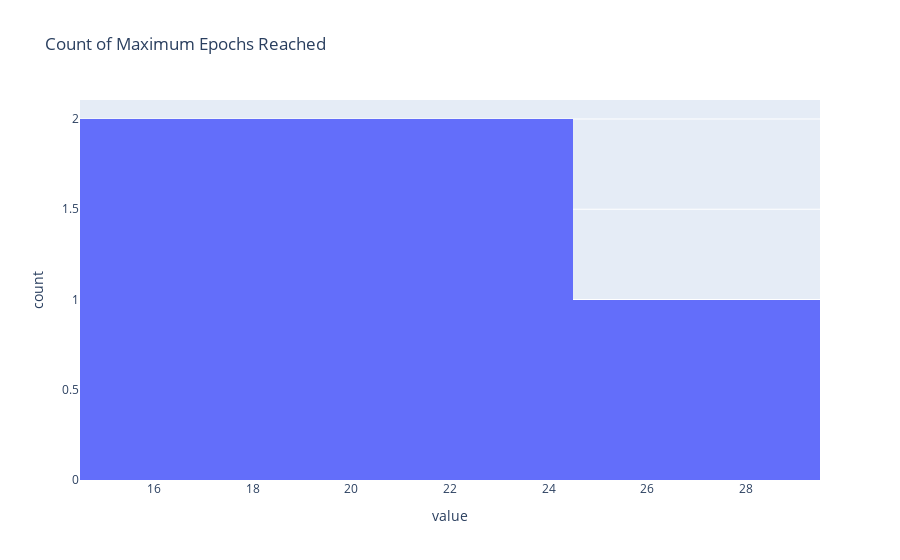

Source (notebook cell):
### Code cell
# Checking epochs
px.histogram(optim.round_epochs, title = "Count of Maximum Epochs Reached").update_layout(showlegend=False)

### Figure 1 — Plotly figure (JSON) as saved in the notebook; plotly's stock layout.template omitted (floating-point values rounded to 4 significant figures)
{"data": [{"alignmentgroup": "True", "bingroup": "x", "hovertemplate": "variable=round_epochs<br>value=%{x}<br>count=%{y}<extra></extra>", "legendgroup": "round_epochs", "marker": {"color": "#636efa", "pattern": {"shape": ""}}, "name": "round_epochs", "offsetgroup": "round_epochs", "orientation": "v", "showlegend": true, "type": "histogram", "x": [21, 17, 28, 20, 19], "xaxis": "x", "yaxis": "y"}], "layout": {"barmode": "relative", "legend": {"title": {"text": "variable"}, "tracegroupgap": 0}, "showlegend": false, "title": {"text": "Count of Maximum Epochs Reached"}, "xaxis": {"anchor": "y", "domain": [0, 1], "title": {"text": "value"}}, "yaxis": {"anchor": "x", "domain": [0, 1], "title": {"text": "count"}}}}
